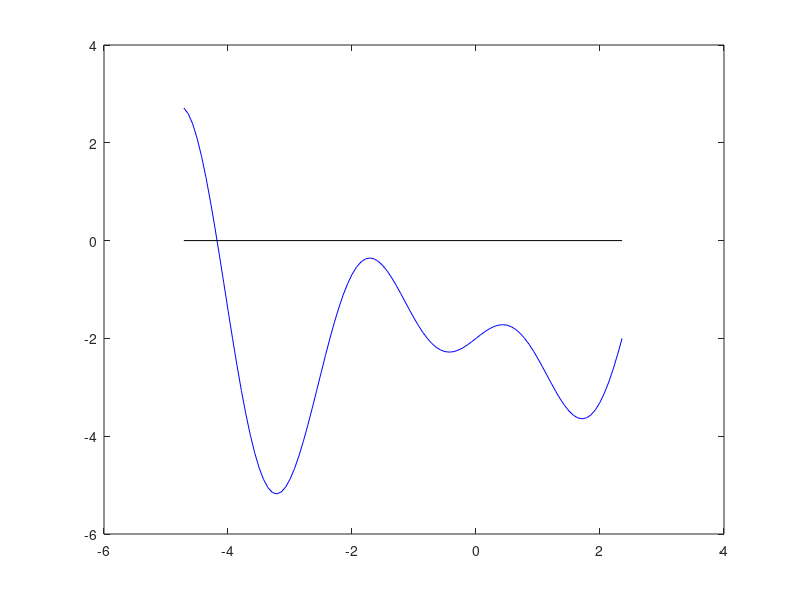

MATLAB code to generate this figure: (Note: this script raises an error after producing the figure.)
clc
clear all

%a)
f = @(x) x.*cos(2*x) - 2;
a = -3*pi/2;
b = 3*pi/4;
x = linspace(a,b,100);
plot(x,f(x), 'blue'), hold on
plot([a b], [0 0], 'black')

%zeroBisection) - pronaci nulu
[zero, it] = NANSLib.zeroSecant(f, -4.5, -3.5, 10^-5, 100)
scatter(zero, f(zero), 'red')
%[zero, it] = NANSLib.zeroSecant(f, a, b, 10^-5, 100) - pogresno

%c) pronalazenje min i max
%videti koji je izvod uz pomocu df = matlabFunction(diff(sym(f)))
df = @(x)cos(x.*2.0)-x.*sin(x.*2.0).*2.0
%[zero, it] = NANSLib.zeroSecant(df, a, -1, 10^-5, 100) - neispravno,
%nadje lokalno
%[zero, it] = NANSLib.zeroSecant(df, a, b, 10^-5, 100) - neispravno,
%nadje van intervala
[minimum, it_min] = NANSLib.zeroSecant(df, -4, -2.5, 10^-5, 100)
[maximum, it_max] = NANSLib.zeroSecant(df, -5, -4.5, 10^-5, 100)
scatter(minimum, f(minimum), 'black')
scatter(maximum, f(maximum), 'black')

%d) pronalazenje preseka sa f-jom g(x)
g = @(x) -sin(x).*exp(x) - 2;
plot(x, g(x), 'green')
h = @(x) x.*cos(2*x) - 2 + sin(x).*exp(x) + 2;
%[zero_presek, it_presek] = NANSLib.zeroSecant(h, a, b, 10^-5, 100) -
%pogresno
%[zero_presek, it_presek] = NANSLib.zeroBisection(h, a, b, 10^-5) - pogresno
%[zero_presek, it_presek] = NANSLib.zeroFalsePosition(h, a, b, 10^-5) -
%pogresno
[presek1, it_presek1] = NANSLib.zeroSecant(h, -4.5, -3.5, 10^-5, 100)
[presek2, it_presek2] = NANSLib.zeroSecant(h, -2.8, -2, 10^-5, 100)
[presek3, it_presek3] = NANSLib.zeroSecant(h, -1.5, -0.5, 10^-5, 100)
[presek4, it_presek4] = NANSLib.zeroSecant(h, -0.5, 0.5, 10^-5, 100)

scatter(presek1, f(presek1), 'red')
scatter(presek2, f(presek2), 'red')
scatter(presek3, f(presek3), 'red')
scatter(presek4, f(presek4), 'red'), hold off


